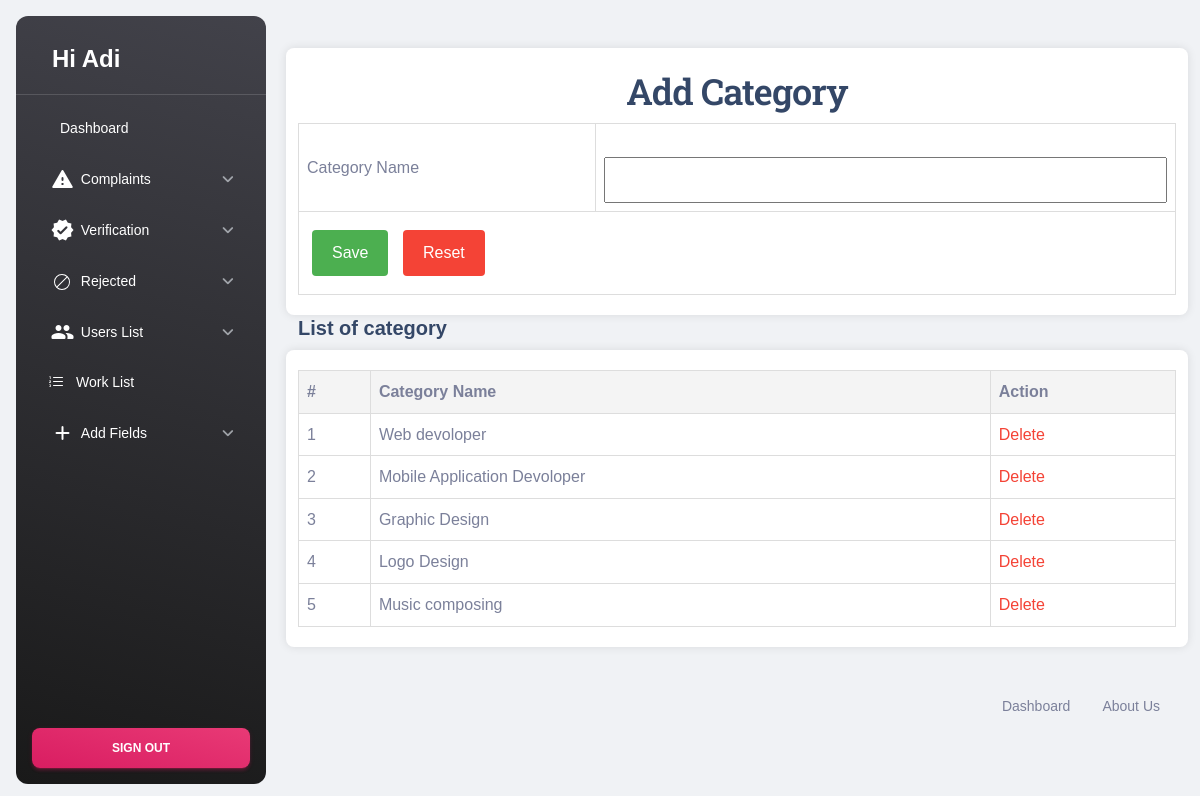
The page /Admin/Category.php (signed in) on the database its author committed.
### tables this page shows
CREATE TABLE `tbl_category` (
  `category_id` int(11) NOT NULL,
  `category_name` varchar(50) NOT NULL
);

### Admin/Category.php (the view, shortened to what this page needs)
<?php
include('Header.php');
    ?>
<!DOCTYPE html PUBLIC "-//W3C//DTD XHTML 1.0 Transitional//EN" "http://www.w3.org/TR/xhtml1/DTD/xhtml1-transitional.dtd">
<html xmlns="http://www.w3.org/1999/xhtml">
<head>
</head>
<body>
  <form id="form1" name="form1" method="post" action="">
    <h2 align="center">Add Category</h2>
    <table>
      <tr>
        <td>Category Name</td>
        <td><label for="txt_category"></label>
          <input type="text" name="txt_category" id="txt_category" />
        </td>
      </tr>
      <tr>
        <td colspan="2" align="center">
          <input type="submit" name="btn_save" id="btn_save" value="Save" />
          <input type="reset" name="btn_cancel" id="btn_cancel" value="Reset" />
        </td>
      </tr>
    </table>
  </form>
  <br>
  <br>
  <br>
  <br>
  <h5>List of category</h5>
  <br>
  <form id="form2" name="form2" method="POST" action="">
    <table>
      <tr>
        <th>#</th>
        <th>Category Name</th>
        <th>Action</th>
      </tr>
      <?php
      $selqry = "SELECT * FROM tbl_category";
      $category = $con->query($selqry);
      $i = 1;
      while ($data = $category->fetch_assoc()) {
      ?>
        <tr>
          <td><?php echo $i++ ?></td>
          <td><?php echo $data['category_name']; ?></td>
          <td><a href="Category.php?did=<?php echo $data['category_id'];?>" style="color: #f44336; text-decoration: none;">Delete</a></td>
        </tr>
      <?php
      }
      ?>
    </table>
  </form>
</body>
<?php
include('Footer.php');
?>
</html>

### Admin/Category.php (style rules this page uses)
body { font-family: Arial, sans-serif; background-color: #f2f2f2; margin: 0; padding: 0; display: flex; justify-content: center; align-items: center; height: 100vh; }
form { background-color: #fff; padding: 20px; border-radius: 8px; box-shadow: 0 0 10px rgba(0, 0, 0, 0.1); height: fit-content; }
table { width: 100%; border-collapse: collapse; }
table, th, td { border: 1px solid #ddd; }
th, td { padding: 8px; text-align: left; }
th { background-color: #f4f4f4; }
input[type="text"] { width: 100%; padding: 8px; box-sizing: border-box; }
input[type="submit"], input[type="reset"] { background-color: #4CAF50; color: white; border: none; padding: 10px 20px; margin: 10px 5px; cursor: pointer; border-radius: 4px; }
input[type="reset"] { background-color: #f44336; }

### rows shown on the page
tbl_category: category_name "Web devoloper"
tbl_category: category_name "Mobile Application Devoloper"
tbl_category: category_name "Graphic Design"
tbl_category: category_name "Logo Design"
tbl_category: category_name "Music composing"

### other values the page prints
$_SESSION['aName'] "Adi"
